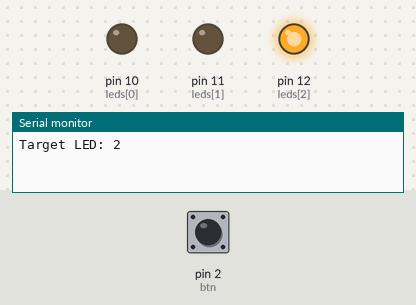
A sketch run on a simulated Arduino Uno, built with avr-gcc and run on an emulated ATmega328P. Shown: output pins drawn as LEDs (lit = HIGH), the last lines printed to the serial monitor. Dashed ring = blinking. The test bench sets the inputs (shaded band); at power-on: pin 2 (btn) LOW. Random numbers use the default seed unless the sketch sets one.

Above: at 1.2 s.
1.3 s: pin 2 (btn) pulled HIGH for 0.15 s
At 6.4 s:
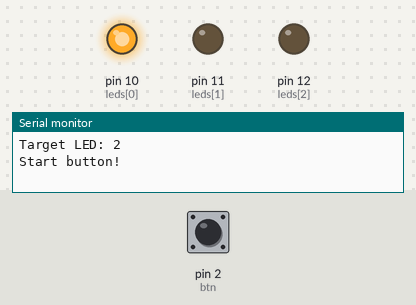
8.4 s: pin 2 (btn) pulled HIGH for 0.15 s
At 9.2 s:
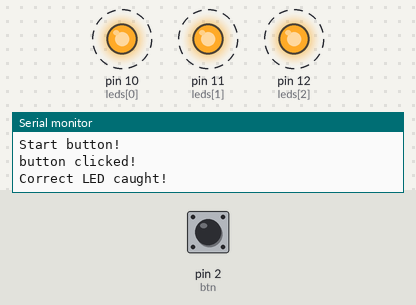
10.8 s: pin 2 (btn) pulled HIGH for 3.2 s
At 11.5 s:
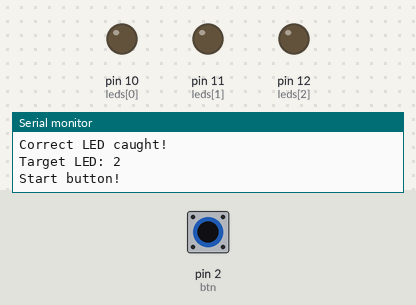
Timing chart, 0 to 17.8 s (numbered marks = the images above; inputs shaded):
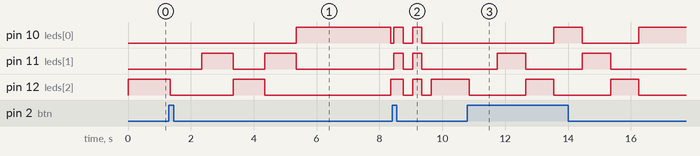

Measured:
- after the input at 1.3 s, pin 10 (leds[0]): LOW → HIGH after 4.1 s, → LOW 3.0 s later; pin 11 (leds[1]): alternates HIGH for 1.0 s and LOW for 1.0 s, 4 changes in all, then stays LOW, starting after 1.1 s; pin 12 (leds[2]): HIGH → LOW after 0.05 s, → HIGH 2.0 s later, → LOW 1.0 s later, → HIGH 4.0 s later
- after the input at 8.4 s, pin 10 (leds[0]): alternates HIGH for 0.30 s and LOW for 0.30 s, 4 changes in all, then stays LOW, starting after 0.05 s
- after the input at 10.8 s, pin 10 (leds[0]): LOW → HIGH after 2.8 s, → LOW 0.90 s later, → HIGH 1.8 s later; pin 11 (leds[1]): alternates HIGH for 0.90 s and LOW for 1.8 s, starting after 0.95 s; pin 12 (leds[2]): alternates HIGH for 0.90 s and LOW for 1.8 s, starting after 0.05 s

The sketch:

game_elias.ino
```cpp
/**
*Concept: Elias Ilmari Liinamaa*

**The game goes as follows:**

1. A random LED lights up and stays lit. The player memorises it’s location (location A).
2. The player presses the button to start the game.
3. LEDs light up in a random sequence. When the LED at location A lights up, the player needs to press the button. If they miss, the sequence continues until the player clicks the button at the right time.
4. Once the player *catches* the right LED, all the LEDs flash twice together.
5. After the two flashes, we return to step 1. However, as the player keeps playing the game, the speed at which the LEDs light up speeds up.
*/

int btn = 2;  // Button pin
int leds[] = {10, 11, 12};  // LED pins
int length = sizeof(leds) / sizeof(leds[0]);  // Number of LEDs

int gameState = 0;  // 0 = waiting, 1 = target shown, 2 = sequence, 3 = flash
int startingSpeed = 1000;  // Starting speed in ms
unsigned long previousTime = 0;
unsigned long interval = startingSpeed;
int rounds = 1;

int currentLed = 0;
int targetLed = 0;

// Debounce variables
unsigned long lastDebounceTime = 0;
unsigned long debounceDelay = 50;
int lastButtonState = LOW;
int buttonState = LOW;

void setAllLEDs(int state) {
  for (int i = 0; i < length; i++) {
    digitalWrite(leds[i], state);
  }
}

bool readDebouncedButton() {
  int reading = digitalRead(btn);

  if (reading != lastButtonState) {
    lastDebounceTime = millis();
  }

  if ((millis() - lastDebounceTime) > debounceDelay) {
    if (reading != buttonState) {
      buttonState = reading;

      if (buttonState == HIGH) {
        lastButtonState = reading;
        return true;
      }
    }
  }

  lastButtonState = reading;
  return false;
}

void setup() {
  for (int i = 0; i < length; i++) {
    pinMode(leds[i], OUTPUT);
  }
  pinMode(btn, INPUT);
  randomSeed(analogRead(A0));
  Serial.begin(9600);
}

void loop() {

  switch (gameState) {

    // -------------------------
    // 0 — Select random target
    // -------------------------
    case 0:
      targetLed = random(0, length);
      setAllLEDs(LOW);

      Serial.print("Target LED: ");
      Serial.println(targetLed);
      digitalWrite(leds[targetLed], HIGH);
      gameState = 1;
      break;

    // -------------------------
    // 1 — Show target LED until button press
    // -------------------------
    case 1:


      if (readDebouncedButton()) {
        setAllLEDs(LOW);
        Serial.println("Start button!");
        gameState = 2;
        previousTime = millis();  // reset LED timer
      }
      break;

    // -------------------------
    // 2 — Random sequence + wait for correct hit
    // -------------------------
    case 2: {
      unsigned long currentTime = millis();

      if (currentTime - previousTime >= interval) {
        previousTime = currentTime;

        setAllLEDs(LOW);
        currentLed = random(0, length);
        digitalWrite(leds[currentLed], HIGH);
      }

      if (readDebouncedButton()) {
        Serial.println("button clicked!");

        if (currentLed == targetLed) {
          Serial.println("Correct LED caught!");
          gameState = 3;
        }
      }
      break;
    }

    // -------------------------
    // 3 — Flash all LEDs (you can expand this)
    // -------------------------
    case 3:
      for (int i = 0; i < 2; i++) {        // flash twice
        setAllLEDs(HIGH);
        delay(300);
        setAllLEDs(LOW);
        delay(300);
      }
      rounds =+ 1;
      interval *= 0.90;  // 5% faster every round
      gameState = 0;
      // TODO: Add flashing logic, then go back to state 0
      break;
  }
}
```
